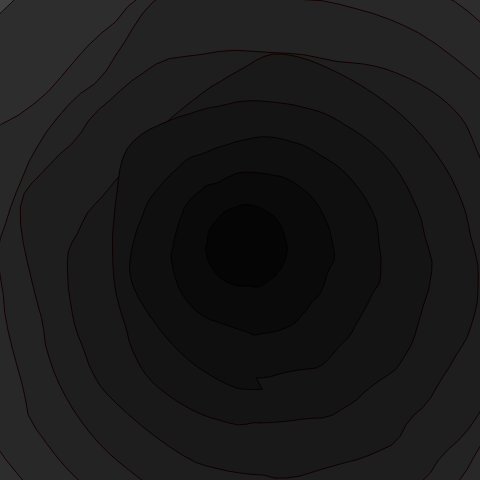
Frame 1 (no input)
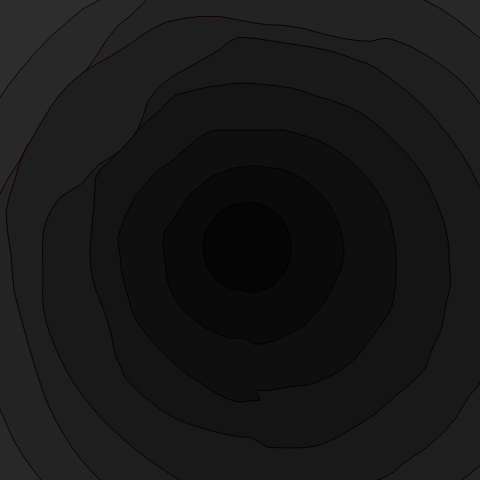
Frame 60 (no input)
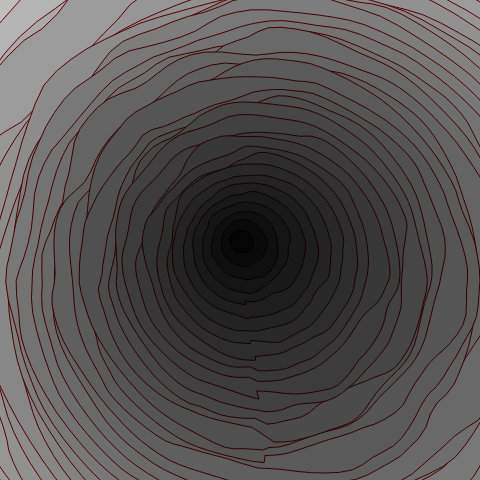
Frame 120 (the mouse pressed at the canvas centre since frame 60)

The p5.js sketch that drew these frames (run headless with seeded random() and noise() and a simulated clock; from frame 60 on, the mouse is pressed at the canvas centre):

// p5.js sketch
// ── sketch.js
// https://editor.p5js.org/jht9629-nyu/sketches/GaBmZG42g
// matt-parker-10_07-WiggleCave
// https://github.com/madparker/-p5t/blob/main/%23p5t/ArtSketch/10_07_2020/WiggleCave/WiggleCave.pde
// #p5t/ArtSketch/10_07_2020/WiggleCave/WiggleCave.pde

let i, j, f = 2, n, d = 0.03;

function setup() {
  createCanvas(480, 480);
  background(204); // Processing default background
}

function draw() {
  f += d;
  for (j = 99; j > 0; j--) {
    fill(j * 5);
    stroke(j * 3, 0, (i = 0));
    beginShape();
    for (; i < TAU; i += 0.06) {
      n = noise(i + j, f) / 3;
      vertex(240 + (sin(i) + n) * 20 * j * f, 240 + (cos(i) + n) * 20 * j * f);
    }
    endShape(CLOSE);
  }
  if (f > 3 || f < 0.5) d *= -1;
}
//#pt5

// ---- Original Processing source: #p5t/ArtSketch/10_07_2020/WiggleCave/WiggleCave.pde
/*
float i,j,f=2,n,d=.03;
void setup(){size(480,480);}
void draw(){
frame.setSize(480,480);
f+=d;
for(j=99;j>0;j--){
 fill(j*5);
 stroke(j*3,0,i=0);
 beginShape();
 for(;i<TAU;i+=.06){
  n=noise(i+j,f)/3;
  vertex(240+(sin(i)+n)*20*j*f,240+(cos(i)+n)*20*j*f);
 }
 endShape(2);}
if(f>3|f<.5)d*=-1;
}//#pt5
*/
